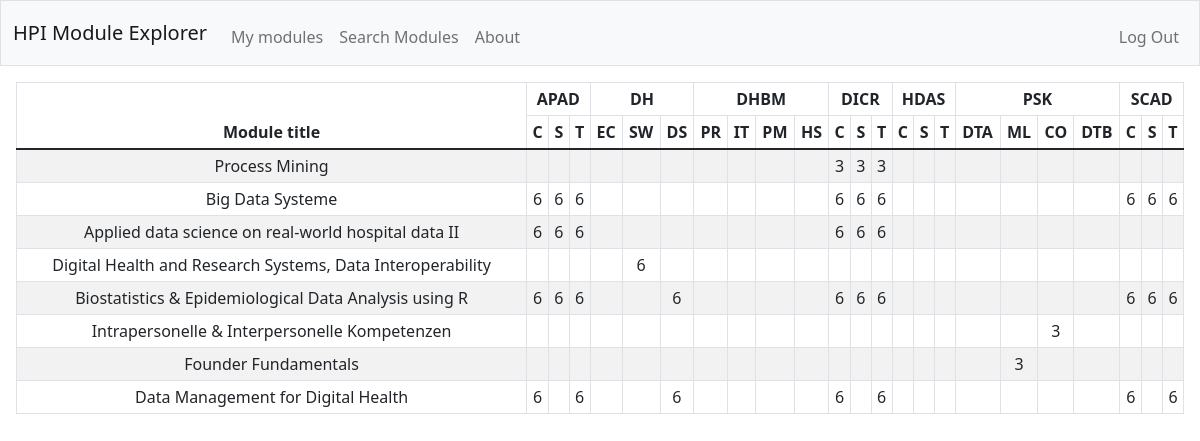
The page /my_modules (signed in) on the database its author committed.
### tables this page shows
CREATE TABLE modules (
    url_trimmed PRIMARY KEY,
    full_url TEXT NOT NULL,
    website TEXT,
    title TEXT NOT NULL,
    credits INTEGER NOT NULL,
    evap_grade INTEGER NOT NULL,
    evap_semester INTEGER NOT NULL,
    module_description TEXT,
    lecturers TEXT
);

### app.py (the view)
@app.route("/my_modules", methods=["GET"])
@login_required
def my_modules():
    module_submodule_combinations = db.execute(
        """
        SELECT
            module_group,
            GROUP_CONCAT(DISTINCT module_group || '-' || submodule_group) AS module_group_subgroup_combinations,
            COUNT(DISTINCT module_group || '-' || submodule_group) AS colspan
        FROM
            course_modules
        WHERE
            course_abbreviation = 'dh_master'
        GROUP BY
            module_group;
        """)
    module_colspan = {row.get("module_group"): row.get("colspan") for row in module_submodule_combinations}
    subheader = [item for row in module_submodule_combinations for item in row.get("module_group_subgroup_combinations").split(",")]
    modules_taken = db.execute("""SELECT modules.title, modules.url_trimmed, modules.credits, GROUP_CONCAT(course_modules.module_group || '-' || course_modules.submodule_group) as module_group_subgroup_combinations
                     FROM modules
                     JOIN user_modules ON modules.url_trimmed = user_modules.url_trimmed
                     JOIN course_modules ON modules.url_trimmed = course_modules.url_trimmed
                     WHERE user_modules.user_id = ?
                     AND course_modules.course_abbreviation = 'dh_master'
                     GROUP BY modules.url_trimmed;""", session["user_id"])
    table_rows = []
    for module_taken in modules_taken:
        credit_cells = ["" for _ in range(len(subheader))]
        module_title = module_taken.get("title")
        module_link = "module/" + module_taken.get("url_trimmed")
        for module_group_subgroup_combination in module_taken.get("module_group_subgroup_combinations").split(","):
            credit_cells[subheader.index(module_group_subgroup_combination)] = module_taken.get("credits") or "X"
        table_rows.append((module_title, module_link, credit_cells))
    return render_template("my_modules.html", module_colspan=module_colspan, subheader=subheader, table_rows=table_rows)

### app.py (called while the page is built)
@app.after_request
def after_request(response):
    response.headers["Cache-Control"] = "no-cache, no-store, must-revalidate"
    response.headers["Expires"] = 0
    response.headers["Pragma"] = "no-cache"
    return response

### helpers.py (called while the page is built)
def login_required(f):
    @wraps(f)
    def decorated_function(*args, **kwargs):
        if session.get("user_id") is None:
            return redirect("/login")
        return f(*args, **kwargs)
    return decorated_function

### templates/my_modules.html (shortened to what this page needs)
{% extends "layout.html" %}
{% block main %}
<div class="table-responsive">
  <table class="table table-striped table-bordered table-hover table-sm text-center align-middle">
    <thead class="thead-dark">
      <tr>
        <th scope="col" rowspan="2">Module title</th>
        {% for header_title, _colspan in module_colspan.items() %}
          <th scope="col" colspan="{{ _colspan }}">{{ header_title }}</th>
        {% endfor %}
      </tr>
      <tr>
        {% for _subheader in subheader %}
          <th>{{ _subheader.split("-")[1] }}</th>
        {% endfor %}
      </tr>
    </thead>
    <tbody>
      {% for (course_title, course_link, credit_cells) in table_rows %}
        <tr>
          <td><a href="{{ course_link }}" style="text-decoration: none; color: inherit;">{{ course_title }}</a></td>
          {% for credit_cell in credit_cells %}
            <td>{{ credit_cell }}</td>
          {% endfor %}
        </tr>
      {% endfor %}
    </tbody>
  </table>
</div>
{% endblock %}

### templates/layout.html (shortened to what this page needs)
<!DOCTYPE html>
<html lang="en">
    <head>
        <link href="https://cdn.jsdelivr.net/npm/bootstrap@5.1.3/dist/css/bootstrap.min.css" rel="stylesheet">
        <link href="/static/custom.css" rel="stylesheet">
    </head>
    <body>
        <nav class="bg-light border navbar navbar-expand-md navbar-light">
            <div class="container-fluid">
                <a class="navbar-brand" href="/"><span class="">HPI Module Explorer</span></a>
                <div class="collapse navbar-collapse" id="navbar">
                    {% if session["user_id"] %}
                        <ul class="navbar-nav me-auto mt-2">
                            <li class="nav-item"><a class="nav-link" href="/my_modules">My modules</a></li>
                            <li class="nav-item"><a class="nav-link" href="/search">Search Modules</a></li>
                            <li class="nav-item"><a class="nav-link" href="/about">About</a></li>
                        </ul>
                        <ul class="navbar-nav ms-auto mt-2">
                            <li class="nav-item"><a class="nav-link" href="/logout">Log Out</a></li>
                        </ul>
                    {% else %}
                        <ul class="navbar-nav ms-auto mt-2">
                            <li class="nav-item"><a class="nav-link" href="/register">Register</a></li>
                            <li class="nav-item"><a class="nav-link" href="/login">Log In</a></li>
                        </ul>
                    {% endif %}
                </div>
            </div>
        </nav>
        <main>
            <div id="content" class="p-3 mb-4">
                    {% block main %}{% endblock %}
            </div>
        </main>
    </body>
</html>

### rows shown on the page
modules: title "Process Mining", credit_cells "3" "3" "3"
modules: title "Big Data Systeme", credit_cells "6" "6" "6" "6" "6" "6" "6" "6" "6"
modules: title "Applied data science on real-world hospital data II", credit_cells "6" "6" "6" "6" "6" "6"
modules: title "Digital Health and Research Systems, Data Interoperability", credit_cells "6"
modules: title "Biostatistics & Epidemiological Data Analysis using R", credit_cells "6" "6" "6" "6" "6" "6" "6" "6" "6" "6"
modules: title "Intrapersonelle & Interpersonelle Kompetenzen", credit_cells "3"
modules: title "Founder Fundamentals", credit_cells "3"
modules: title "Data Management for Digital Health", credit_cells "6" "6" "6" "6" "6" "6" "6"

### other values the page prints
{{ header_title }} "APAD" "DH" "DHBM" "DICR" "HDAS" "PSK" "SCAD"
{{ _subheader.split("-")[1] }} "C" "S" "T" "EC" "SW" "DS" "PR" "IT" "PM" "HS" "C" "S" "T" "C" "S" "T" "DTA" "ML" "CO" "DTB" "C" "S" "T"
